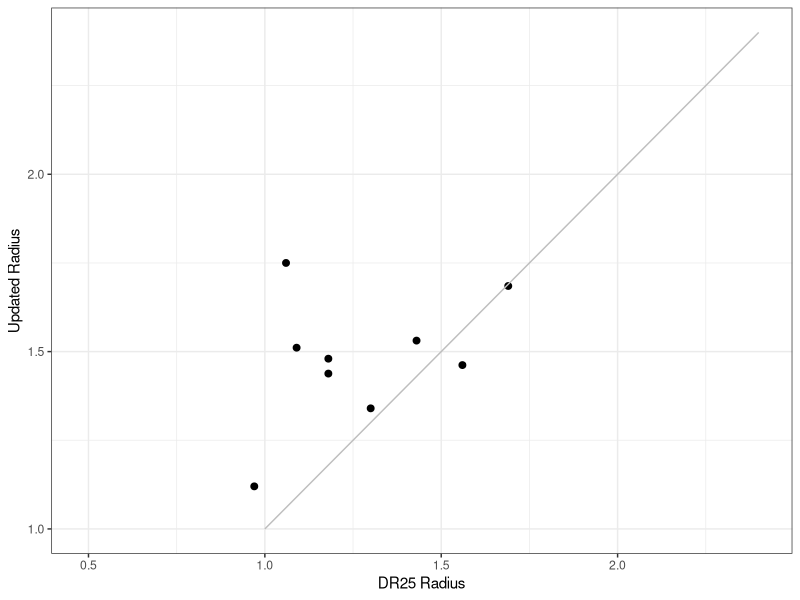
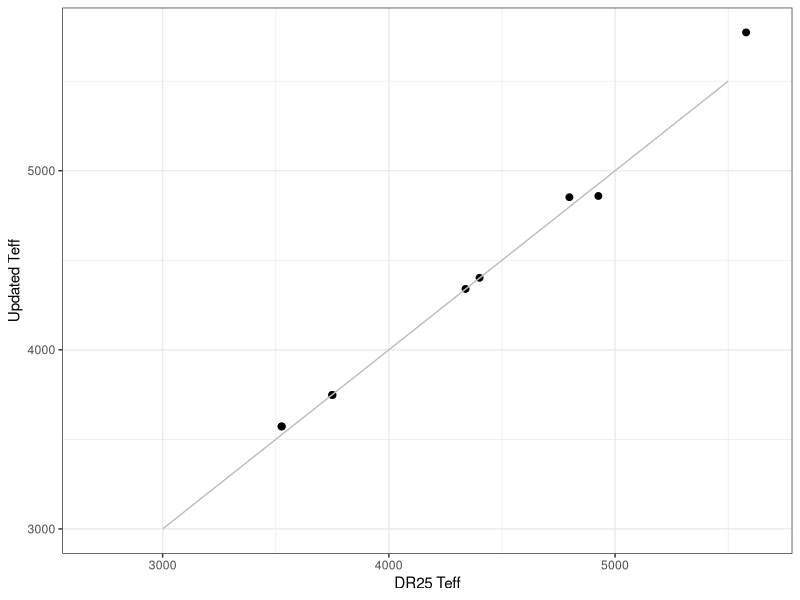
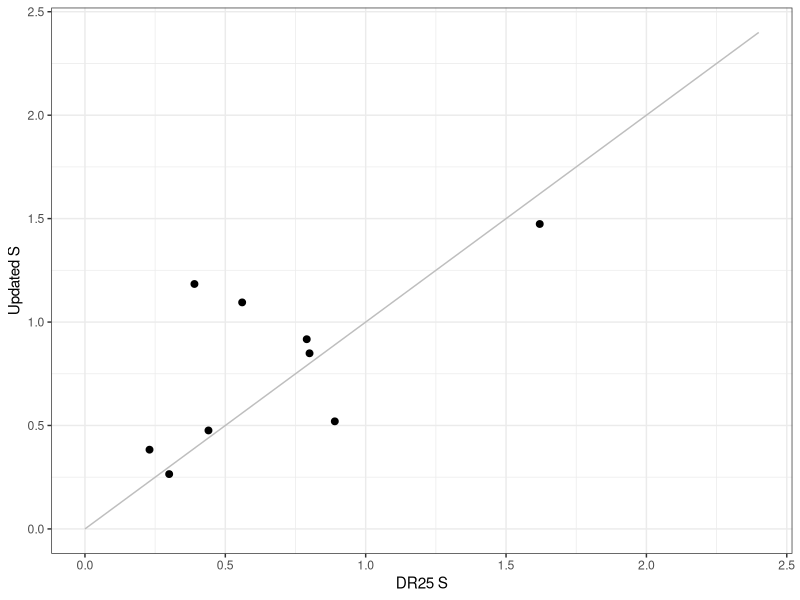

Generate these figures, in order, with R: (Note: this script raises an error after producing the figures.)
## ---- chunk 1
knitr::opts_chunk$set(echo = TRUE,fig.show = "animate")

require(ggplot2)
require(dplyr)
require(knitr)
require(readr)
require(plotly)
require(tidyr)
require(ggridges)
require(gganimate)

knitr::opts_knit$set(root.dir = '../.')
myecho = FALSE
## ---- chunk 2

thompson <- read_csv("data/thompson_apjsaab4f9t7_mrt.csv")

mamajek <- read_csv("data/ExEP_SmallTemperateExoplanetCompendium.csv",comment="#")


## ---- chunk 3

mamajek2 <- mamajek %>% select(Planet,Radius,Teff,Period,semi_major_axis,S)

compare <- merge(mamajek2, thompson,by.x="Planet",by.y="name",all.y=TRUE)

confirmed <- filter(compare, !is.na(Planet))

## ---- chunk 4

plotbase <- ggplot(confirmed) + theme_bw()

plot1 <- plotbase + geom_point(aes(y=Radius,x=Rp),size=2) + ylab("Updated Radius") + xlab("DR25 Radius")
tempx <- seq(1,2.5, by=0.2)
line <- data.frame(x=tempx,y=tempx)
plot1 <- plot1 + geom_line(data=line,aes(x=x,y=y),color="grey")
print(plot1)

plot3 <- plotbase + geom_point(aes(y=Teff.x,x=Teff.y),size=2) + ylab("Updated Teff") + xlab("DR25 Teff")
tempx <- seq(3000,5500, by=500)
line <- data.frame(x=tempx,y=tempx)
plot3 <- plot3 + geom_line(data=line,aes(x=x,y=y),color="grey")
print(plot3)

plot2 <- plotbase + geom_point(aes(y=S,x=Sp),size=2) + ylab("Updated S") + xlab("DR25 S")
tempx <- seq(0,2.5, by=0.2)
line <- data.frame(x=tempx,y=tempx)
plot2 <- plot2 + geom_line(data=line,aes(x=x,y=y),color="grey")
print(plot2)


## ---- chunk 5
p1<- ggplot(mtcars, aes(factor(cyl), mpg)) + 
  geom_boxplot() + 
  # Here comes the gganimate code
  transition_states(
    gear,
    transition_length = 2,
    state_length = 1
  ) +
  enter_fade() + 
  exit_shrink() +
  ease_aes('sine-in-out')

print(p1)
anim_save("test.gif")
## ---- chunk 6

#need to change the data format to narrow in order to use gganimate to do what I want...

planetlist <- confirmed$Planet

temp1 <- filter(thompson,name %in% planetlist)
temp1 <- temp1 %>% select(name,period,Rp,Sp,Teff)
temp1$S_in_Recent_Venus <- rep(NA,nrow(temp1))
temp1$S_out_Early_Mars <- rep(NA,nrow(temp1))
temp1$opt_in <- rep(TRUE,nrow(temp1))
temp1$con_in <- rep(TRUE,nrow(temp1))
temp1$era <- rep("DR25",nrow(temp1))

temp2 <- filter(mamajek, Planet %in% planetlist)
temp2 <- temp2 %>% select(Planet,Period,Radius,S,Teff,
                          S_in_Recent_Venus,S_out_Early_Mars,opt_in,con_in)
temp2$era <- rep("now",nrow(temp2))

mycols <- colnames(temp2)
colnames(temp1) <- mycols

confirmed_narrow <- rbind(temp1,temp2)

## ---- chunk 7




pmove <- ggplot(confirmed_narrow) + theme_bw() +
  geom_point(aes(x=S,y=Teff,size=Radius),alpha=0.7) +
  transition_states(
    era,
    transition_length = 2,
    state_length=1
  ) +
  enter_fade() + exit_shrink() + ease_aes('sine-in-out')

print(pmove)

# this is cool, but there's no guarantee the connected points are actually the same planet...

## ---- chunk 8

pmove <- ggplot() + theme_bw() + scale_color_gradient(low = "red", high = "gold")

for (i in 1:length(planetlist)){
    temp <- filter(confirmed_narrow, Planet == planetlist[i])
    pmove <- pmove + geom_point(data=temp,aes(x=S,y=Teff,size=Radius,color=Teff),alpha=0.7) + 
    transition_states(
      era,
      transition_length = 2,
      state_length=1
    ) +
    enter_fade() + exit_shrink() + ease_aes('sine-in-out')
}

print(pmove)

anim_save("plots/HZ1.gif")
## ---- chunk 9

pp <- ggplot(confirmed_narrow) + theme_bw()

pp1 <- pp + geom_point(aes(x=S,y=Teff,size=Radius,color=era),alpha=0.7) +
  geom_line(aes(x=S_in_Recent_Venus,y=Teff)) + geom_line(aes(x=S_out_Early_Mars,y=Teff))
print(pp1)

pp1 <- pp1 + scale_x_log10()
print(pp1)




## ---- chunk 10

pp2 <- pp + geom_point(aes(x=S,y=Radius,color=Teff))
print(pp2)


## ---- chunk 11

pmove2 <- ggplot() + theme_bw() + scale_color_gradient(low = "red", high = "gold") +
  xlab("Insolation received at planet (relative to Earth)")

for (i in 1:length(planetlist)){
    temp <- filter(confirmed_narrow, Planet == planetlist[i])
    pmove2 <- pmove2 + geom_point(data=temp,aes(x=S,y=Radius,color=Teff,size=Radius),alpha=0.7) + 
    transition_states(
      era,
      transition_length = 2,
      state_length=1
    ) +
    enter_fade() + exit_shrink() + ease_aes('sine-in-out')
}

print(pmove2)

anim_save("plots/HZ2.gif")



## ---- chunk 12

confirmed_narrow <- mutate(confirmed_narrow,opt_in2=ifelse(opt_in,1,0))

pmove3 <- ggplot() + theme_bw() + scale_color_gradient(low = "grey", high = "blue") +
  xlab("Insolation received at planet (relative to Earth)")

for (i in 1:length(planetlist)){
    temp <- filter(confirmed_narrow, Planet == planetlist[i])
    pmove3 <- pmove3 + geom_point(data=temp,aes(x=S,y=Radius,color=opt_in2,size=Radius),alpha=0.7) + 
    transition_states(
      era,
      transition_length = 2,
      state_length=1
    ) +
    enter_fade() + exit_shrink() + ease_aes('sine-in-out')
}

print(pmove3)

anim_save("plots/HZ3.gif")



## ---- chunk 13

confirmed_narrow <- mutate(confirmed_narrow,con_in2=ifelse(con_in,1,0))

pmove4 <- ggplot() + theme_bw() + scale_color_gradient(low = "grey", high = "blue") +
  xlab("Insolation received at planet (relative to Earth)")

for (i in 1:length(planetlist)){
    temp <- filter(confirmed_narrow, Planet == planetlist[i])
    pmove4 <- pmove4 + geom_point(data=temp,aes(x=S,y=Radius,color=con_in2,size=Radius),alpha=0.7) + 
    transition_states(
      era,
      transition_length = 2,
      state_length=1
    ) +
    enter_fade() + exit_shrink() + ease_aes('sine-in-out')
}

print(pmove4)

anim_save("plots/HZ4.gif")
